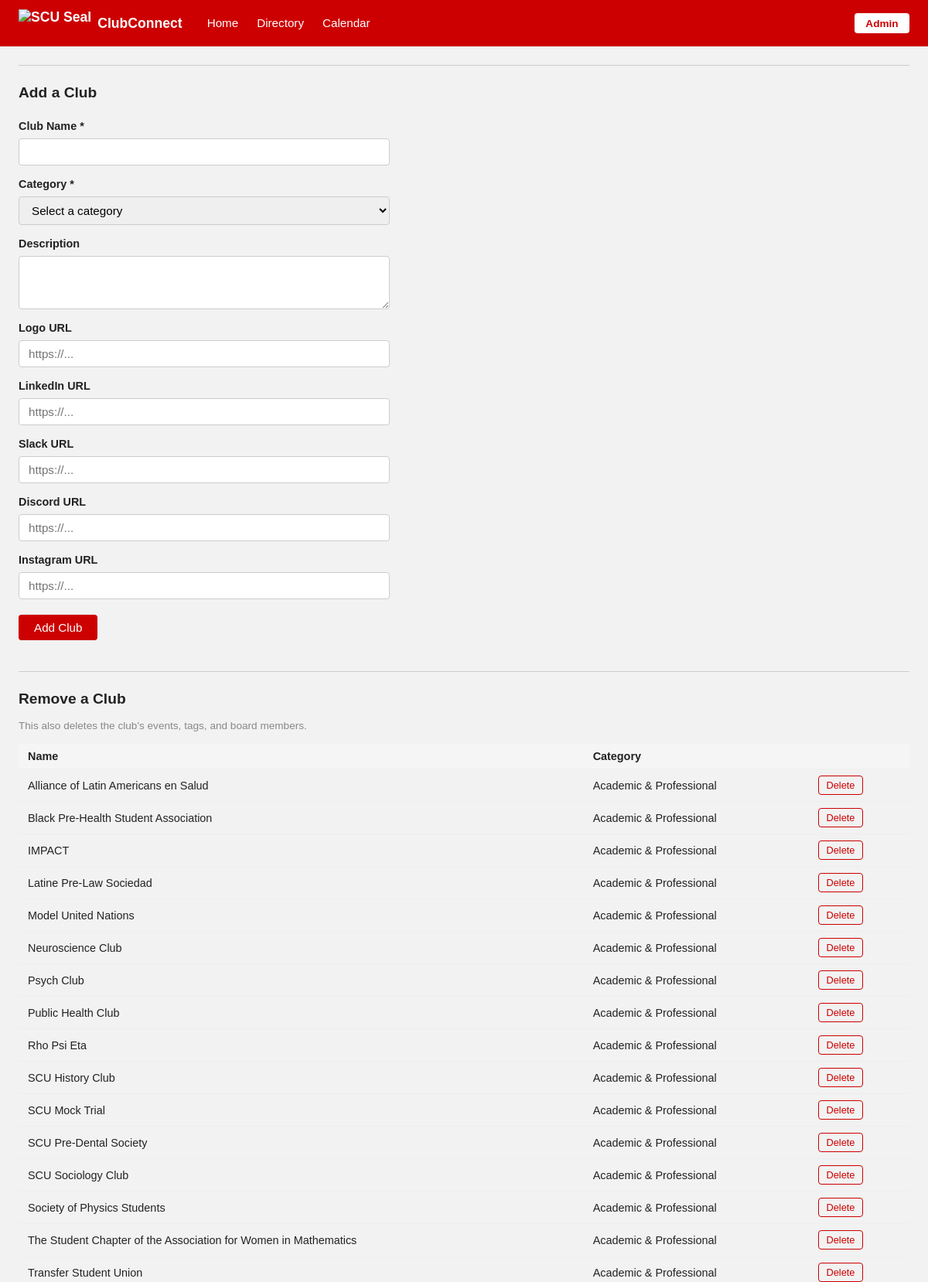
The app's page /admin.php (upper part) with its own data.
### tables this page shows
CREATE TABLE clubs (
        id            INTEGER PRIMARY KEY AUTOINCREMENT,
        name          TEXT NOT NULL,
        description   TEXT,
        category      TEXT,
        logo_url      TEXT,
        slack_url     TEXT,
        discord_url   TEXT,
        instagram_url TEXT,
        featured      INTEGER DEFAULT 0
    , linkedin_url TEXT);

### admin.php (the view, shortened to what this page needs)
<?php
$db = get_db();
$all_clubs = $db->query("SELECT id, name, category FROM clubs ORDER BY category, name")->fetchAll();
require 'includes/header.php';
?>
<div class="admin-page">
    <section class="admin-section">
        <h2>Add a Club</h2>
        <form method="POST" class="admin-form">
            <label for="name">Club Name *</label>
            <input type="text" id="name" name="name" required>
            <label for="category">Category *</label>
            <select id="category" name="category" required>
                <option value="">Select a category</option>
            </select>
            <label for="description">Description</label>
            <textarea id="description" name="description" rows="3"></textarea>
            <label for="logo_url">Logo URL</label>
            <input type="text" id="logo_url" name="logo_url" placeholder="https://...">
            <label for="linkedin_url">LinkedIn URL</label>
            <input type="text" id="linkedin_url" name="linkedin_url" placeholder="https://...">
            <label for="slack_url">Slack URL</label>
            <input type="text" id="slack_url" name="slack_url" placeholder="https://...">
            <label for="discord_url">Discord URL</label>
            <input type="text" id="discord_url" name="discord_url" placeholder="https://...">
            <label for="instagram_url">Instagram URL</label>
            <input type="text" id="instagram_url" name="instagram_url" placeholder="https://...">
            <button type="submit" class="admin-btn-primary">Add Club</button>
        </form>
    </section>
    <section class="admin-section">
        <h2>Remove a Club</h2>
        <p class="admin-note">This also deletes the club's events, tags, and board members.</p>
        <table class="admin-club-table">
            <thead>
                <tr>
                    <th>Name</th>
                    <th>Category</th>
                    <th></th>
                </tr>
            </thead>
            <tbody>
                <?php foreach ($all_clubs as $club): ?>
                    <tr>
                        <td><?= htmlspecialchars($club['name']) ?></td>
                        <td><?= htmlspecialchars($club['category']) ?></td>
                        <td>
                            <form method="POST" onsubmit="return confirm('Delete <?= htmlspecialchars(addslashes($club['name'])) ?>?')">
                                <button type="submit" class="admin-btn-delete">Delete</button>
                            </form>
                        </td>
                    </tr>
                <?php endforeach; ?>
            </tbody>
        </table>
    </section>
</div>
<?php require 'includes/footer.php'; ?>

### style.css (style rules this page uses)
* { box-sizing: border-box; margin: 0; padding: 0; }
body { font-family: sans-serif; background-color: #f2f2f2; color: #222222; }
.admin-page { display: flex; flex-direction: column; gap: 2.5rem; }
.admin-section { border-top: 1px solid #cccccc; padding-top: 1.5rem; }
.admin-section h2 { font-size: 1.2rem; margin-bottom: 1rem; }
.admin-note { font-size: 0.85rem; color: #888888; margin-bottom: 1rem; }
.admin-form { display: flex; flex-direction: column; gap: 0.5rem; max-width: 480px; }
.admin-form label { font-size: 0.9rem; font-weight: bold; margin-top: 0.5rem; }
.admin-form input, .admin-form select, .admin-form textarea { padding: 0.5rem 0.75rem; font-size: 0.95rem; border: 1px solid #cccccc; border-radius: 4px; font-family: inherit; }
.admin-btn-primary { margin-top: 0.75rem; background-color: #cc0000; color: white; border: none; padding: 0.5rem 1.25rem; border-radius: 4px; cursor: pointer; font-size: 0.95rem; align-self: flex-start; }
.admin-club-table { width: 100%; border-collapse: collapse; font-size: 0.9rem; }
.admin-club-table th, .admin-club-table td { text-align: left; padding: 0.5rem 0.75rem; border-bottom: 1px solid #eeeeee; }
.admin-club-table th { background-color: #f5f5f5; font-weight: bold; }
.admin-btn-delete { background-color: transparent; color: #cc0000; border: 1px solid #cc0000; border-radius: 4px; padding: 0.25rem 0.6rem; font-size: 0.8rem; cursor: pointer; }

### records on screen
clubs: name "Alliance of Latin Americans en Salud", category "Academic & Professional"
clubs: name "Black Pre-Health Student Association", category "Academic & Professional"
clubs: name "IMPACT", category "Academic & Professional"
clubs: name "Latine Pre-Law Sociedad", category "Academic & Professional"
clubs: name "Model United Nations", category "Academic & Professional"
clubs: name "Neuroscience Club", category "Academic & Professional"
clubs: name "Psych Club", category "Academic & Professional"
clubs: name "Public Health Club", category "Academic & Professional"
clubs: name "Rho Psi Eta", category "Academic & Professional"
clubs: name "SCU History Club", category "Academic & Professional"
clubs: name "SCU Mock Trial", category "Academic & Professional"
clubs: name "SCU Pre-Dental Society", category "Academic & Professional"
clubs: name "SCU Sociology Club", category "Academic & Professional"
clubs: name "Society of Physics Students", category "Academic & Professional"
clubs: name "The Student Chapter of the Association for Women in Mathematics", category "Academic & Professional"
clubs: name "Transfer Student Union", category "Academic & Professional"
